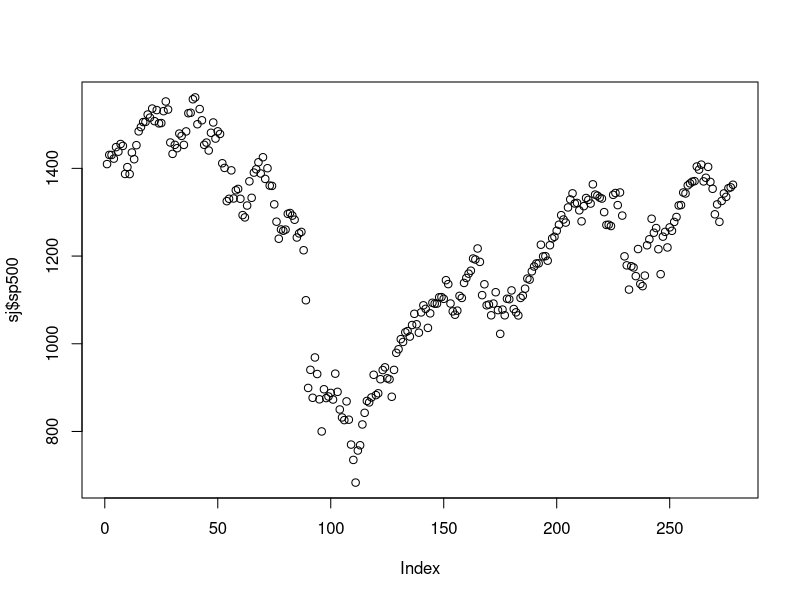

The R script that drew this image:
##---------------------------------------------------------------------------------##
##   Script for R / Data Mining Boot Camp          				   ##
##                                                 				   ##
##      David Weisman                              				   ##
##      Weisman@Computer.Org                       				   ##
##                                                 				   ##
##      Boston, 2012                               				   ##
##                                                 				   ##
##   This file is provided "as is" without warranty of any kind, either		   ##
##   expressed or implied, including limitation warranties of merchantability,	   ##
##   fitness for a particular purpose, and noninfringement.			   ##
##                                                 				   ##
##   In no event shall the authors or copyright holders be liable for any claim,   ##
##   damages or other liability, whether in an action of contract, tort or	   ##
##   otherwise, arising from, out of or in connection with the software or the	   ##
##   use or other dealings in the software.					   ##
##---------------------------------------------------------------------------------##


# Plot a single vector
sj <- read.csv('stocksJobs.csv');  str(sj)

#- The x-axis is just the index of sj$sp500 (1-278)
plot(sj $ sp500)

